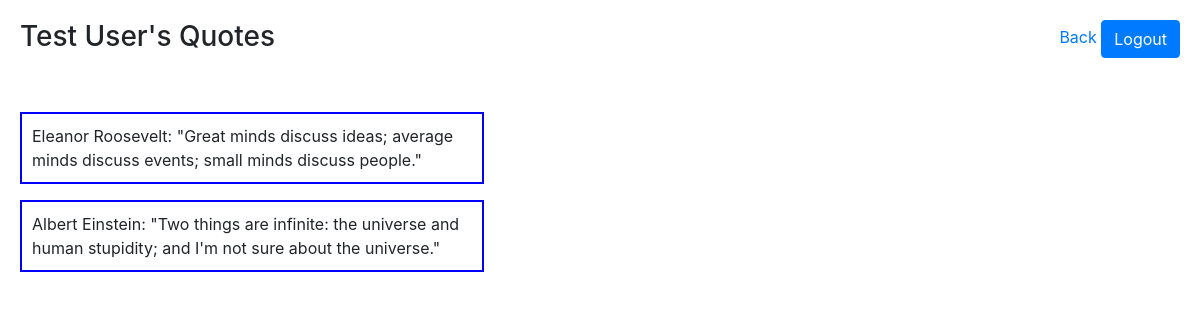
Page /user/1 on the committed database.
### dash_app/models.py (models this page shows)
class User(models.Model):
    first_name = models.CharField(max_length=100)
    last_name = models.CharField(max_length=100)
    email = models.CharField(max_length=100)
    password = models.CharField(max_length=100)
    created_at = models.DateTimeField(auto_now_add=True)
    updated_at = models.DateTimeField(auto_now=True)
    objects = UserManager()
    def fullname(self):
        return (f'{self.first_name}  {self.last_name}')

class Quote(models.Model):
    author = models.CharField(max_length=100)
    content = models.TextField()
    poster = models.ForeignKey(User, related_name="posted_quotes", on_delete=models.CASCADE)
    likes = models.ManyToManyField(User, related_name="likes")
    created_at = models.DateTimeField(auto_now_add=True)
    updated_at = models.DateTimeField(auto_now=True)
    objects = QuoteManager()

### dash_app/views.py (the view)
# urls.py: path('user/<int:uid>',views.render_profile),
def render_profile(request, uid):
    context = {
        "poster" : User.objects.get(id=uid)
    }
    return render(request,'profile.html',context)

### dash_app/templates/profile.html (shortened to what this page needs)
<!DOCTYPE html>
<html lang="en">
<head>
    <link rel="stylesheet" href="https://maxcdn.bootstrapcdn.com/bootstrap/4.0.0/css/bootstrap.min.css"
>
    {% load static %}
    <link rel="stylesheet" href="{% static 'profile_style.css' %}">
</head>
<body>
    <div id="wrapper">
        <div id="header">
            <h3>{{poster.fullname}}'s Quotes</h3>
            <p id="link">
                <a href="/quotes">Back</a>
                <a href="/logout" class="btn btn-primary">Logout</a>
            </p>
        </div>
        {% for quote in poster.posted_quotes.all%}
        <p class="quotes">{{quote.author}}: "{{quote.content}}"</p>
        {% endfor %}
    </div>
</body>
</html>

### dash_app/static/profile_style.css (style rules this page uses)
#wrapper { padding: 20px; }
#header { margin-bottom: 50px; }
h3, #link { display: inline-block; vertical-align: middle; }
#link { float: right; align-content: space-between; }
.quotes { border: blue 2px solid; width: 40%; padding: 10px; }

### rows in the picture
User: fullname "Test User"
Quote: author "Eleanor Roosevelt", content "Great minds discuss ideas; average minds discuss events; small minds discuss people."
Quote: author "Albert Einstein", content "Two things are infinite: the universe and human stupidity; and I'm not sure about the universe."
